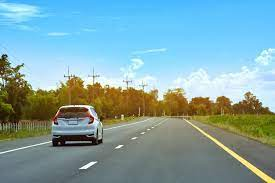
#> input picture car2.jpeg, 275 x 183 px
$ python car_detection_image.py
#> lines starting #> are read from the running program, lines starting #| are printed output that depends on the picture; after the words box and inside, x2 and y2 are one past the last pixel; in counts of white or black regions, pixels touching at a corner belong together
import cv2

#image of the car
img_file = "car2.jpeg"

#pretrained car classifier data
classifier_file = 'car_detection.xml'

#creates a opencv image
img = cv2.imread(img_file)
#> img is the input picture: shape (183, 275, 3); mean B, G, R 167.9, 164, 129.1

# convert the image into grayscale and stores it in a variable, necessary for haarcascade algo
black_n_white = cv2.cvtColor(img, cv2.COLOR_BGR2GRAY)
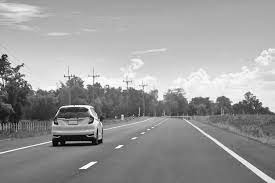
#> black_n_white: shape (183, 275); min 0, max 255, mean 154

# create car classifier, this thing classifies whether it is a car, face, human, etc
car_tracker = cv2.CascadeClassifier(classifier_file)

#detect cars of any size or any scale
cars = car_tracker.detectMultiScale(black_n_white)
#> cars = [[42, 98, 68, 68]]

# draws rectangles on all the cars detected in the image
for(x, y, w, h) in cars:
    cv2.rectangle(img, (x, y), (x+w, y+h), (0, 255, 0), 2)
#> this loop made 1 pass
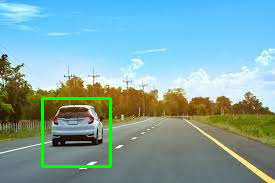
#> img: shape (183, 275, 3); 1.61% of pixels changed, all inside (x1, y1, x2, y2) = (41, 97, 112, 168)


# car1 = cars[1]
# (x, y, w, h) = car1
    #cv2.rectangle(image, (x n y corrdinates), (x+w n y+h coordinate), (color of the rectangle in form of bgr), (thickness of the rectangle))


print(cars) #this line prints the coordinates of all the cars that are identified in the frame
#| [[42 98 68 68]]


#displays the image with the window name
cv2.imshow("The name of the window", img)

#dont autoclose(wait here in the code and listen for a key press)
cv2.waitKey()

print("Code is running properly")
